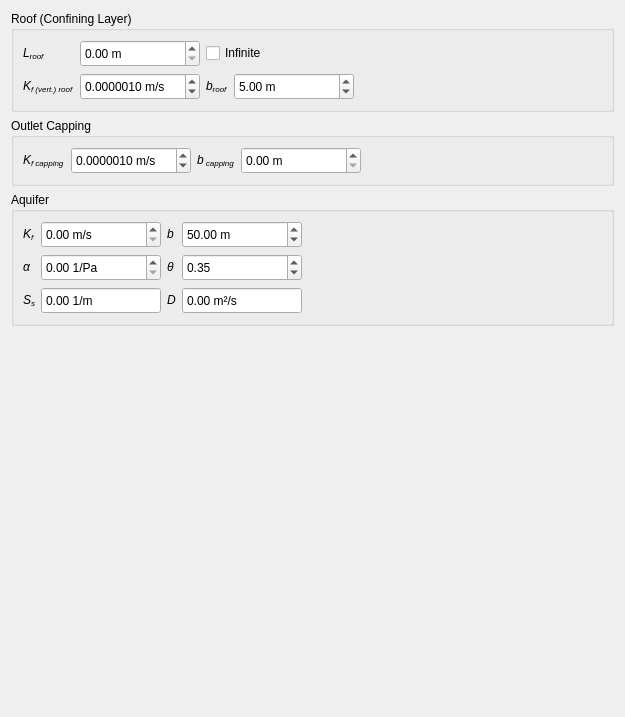
     <widget class="QWidget" name="page_3">
      <property name="geometry">
       <rect>
        <x>0</x>
        <y>0</y>
        <width>625</width>
        <height>717</height>
       </rect>
      </property>
      <attribute name="label">
       <string>Xia et al. 2007</string>
      </attribute>
      <layout class="QGridLayout" name="gridLayout_9">
       <item row="0" column="0">
        <widget class="QGroupBox" name="groupBox_3">
         <property name="font">
          <font>
           <italic>false</italic>
          </font>
         </property>
         <property name="title">
          <string>Roof (Confining Layer)</string>
         </property>
         <layout class="QGridLayout" name="gridLayout_8">
          <item row="1" column="1">
           <widget class="SpinBox" name="sb_xia_kf_roof">
            <property name="minimumSize">
             <size>
              <width>120</width>
              <height>27</height>
             </size>
            </property>
            <property name="font">
             <font>
              <weight>50</weight>
              <italic>false</italic>
              <bold>false</bold>
             </font>
            </property>
            <property name="toolTip">
             <string>&lt;html&gt;&lt;head/&gt;&lt;body&gt;&lt;p&gt;Vertical hydraulic conductivity of the aquifer's roof [m/2]&lt;/p&gt;&lt;/body&gt;&lt;/html&gt;</string>
            </property>
            <property name="suffix">
             <string> m/s</string>
            </property>
            <property name="decimals">
             <number>7</number>
            </property>
            <property name="maximum">
             <double>1.000000000000000</double>
            </property>
            <property name="singleStep">
             <double>0.050000000000000</double>
            </property>
            <property name="value">
             <double>0.000001000000000</double>
            </property>
           </widget>
          </item>
          <item row="1" column="3">
           <widget class="QDoubleSpinBox" name="sb_xia_b_roof">
            <property name="minimumSize">
             <size>
              <width>120</width>
              <height>27</height>
             </size>
            </property>
            <property name="font">
             <font>
              <weight>50</weight>
              <italic>false</italic>
              <bold>false</bold>
             </font>
            </property>
            <property name="toolTip">
             <string>&lt;html&gt;&lt;head/&gt;&lt;body&gt;&lt;p&gt;Thickness of the aquifer's roof [m]&lt;/p&gt;&lt;/body&gt;&lt;/html&gt;</string>
            </property>
            <property name="suffix">
             <string> m</string>
            </property>
            <property name="decimals">
             <number>2</number>
            </property>
            <property name="maximum">
             <double>1000.000000000000000</double>
            </property>
            <property name="singleStep">
             <double>0.100000000000000</double>
            </property>
            <property name="value">
             <double>5.000000000000000</double>
            </property>
           </widget>
          </item>
          <item row="0" column="1">
           <widget class="QDoubleSpinBox" name="sb_xia_L_roof">
            <property name="minimumSize">
             <size>
              <width>120</width>
              <height>27</height>
             </size>
            </property>
            <property name="font">
             <font>
              <weight>50</weight>
              <italic>false</italic>
              <bold>false</bold>
             </font>
            </property>
            <property name="toolTip">
             <string>&lt;html&gt;&lt;head/&gt;&lt;body&gt;&lt;p&gt;The length &lt;span style=&quot; font-style:italic;&quot;&gt;L&lt;/span&gt;&lt;span style=&quot; font-style:italic; vertical-align:sub;&quot;&gt;roof  &lt;/span&gt;of the part of the aquifer that extends under the sea [m]&lt;/p&gt;&lt;/body&gt;&lt;/html&gt;</string>
            </property>
            <property name="suffix">
             <string> m</string>
            </property>
            <property name="decimals">
             <number>2</number>
            </property>
            <property name="minimum">
             <double>0.000000000000000</double>
            </property>
            <property name="maximum">
             <double>10000.000000000000000</double>
            </property>
            <property name="singleStep">
             <double>0.500000000000000</double>
            </property>
           </widget>
          </item>
          <item row="1" column="2">
           <widget class="QLabel" name="label_16">
            <property name="maximumSize">
             <size>
              <width>60</width>
              <height>16777215</height>
             </size>
            </property>
            <property name="font">
             <font>
              <weight>50</weight>
              <italic>false</italic>
              <bold>false</bold>
             </font>
            </property>
            <property name="text">
             <string>&lt;html&gt;&lt;head/&gt;&lt;body&gt;&lt;p&gt;&lt;span style=&quot; font-style:italic;&quot;&gt;b&lt;/span&gt;&lt;span style=&quot; font-style:italic; vertical-align:sub;&quot;&gt;roof&lt;/span&gt;&lt;/p&gt;&lt;/body&gt;&lt;/html&gt;</string>
            </property>
            <property name="buddy">
             <cstring>sb_xia_b_roof</cstring>
            </property>
           </widget>
          </item>
          <item row="0" column="0">
           <widget class="QLabel" name="label_11">
            <property name="font">
             <font>
              <weight>50</weight>
              <italic>false</italic>
              <bold>false</bold>
             </font>
            </property>
            <property name="text">
             <string>&lt;html&gt;&lt;head/&gt;&lt;body&gt;&lt;p&gt;&lt;span style=&quot; font-style:italic;&quot;&gt;L&lt;/span&gt;&lt;span style=&quot; font-style:italic; vertical-align:sub;&quot;&gt;roof&lt;/span&gt;&lt;/p&gt;&lt;/body&gt;&lt;/html&gt;</string>
            </property>
            <property name="buddy">
             <cstring>sb_xia_L_roof</cstring>
            </property>
           </widget>
          </item>
          <item row="0" column="2" colspan="2">
           <widget class="QCheckBox" name="cb_xia_inf_L">
            <property name="font">
             <font>
              <weight>50</weight>
              <italic>false</italic>
              <bold>false</bold>
             </font>
            </property>
            <property name="toolTip">
             <string>&lt;html&gt;&lt;head/&gt;&lt;body&gt;&lt;p&gt;Sets the value of the &lt;span style=&quot; font-style:italic;&quot;&gt;L&lt;/span&gt;&lt;span style=&quot; font-style:italic; vertical-align:sub;&quot;&gt;roof&lt;/span&gt; parameter to infinity. The aquifer infinitely extending under the sea. For more details see the publication of Xia et al. 2007&lt;/p&gt;&lt;/body&gt;&lt;/html&gt;</string>
            </property>
            <property name="text">
             <string>Infinite</string>
            </property>
           </widget>
          </item>
          <item row="1" column="0">
           <widget class="QLabel" name="label_15">
            <property name="maximumSize">
             <size>
              <width>60</width>
              <height>16777215</height>
             </size>
            </property>
            <property name="font">
             <font>
              <weight>50</weight>
              <italic>false</italic>
              <bold>false</bold>
             </font>
            </property>
            <property name="text">
             <string>&lt;html&gt;&lt;head/&gt;&lt;body&gt;&lt;p&gt;&lt;span style=&quot; font-style:italic;&quot;&gt;K&lt;/span&gt;&lt;span style=&quot; font-style:italic; vertical-align:sub;&quot;&gt;f (vert.) roof&lt;/span&gt;&lt;/p&gt;&lt;/body&gt;&lt;/html&gt;</string>
            </property>
            <property name="buddy">
             <cstring>sb_xia_kf_roof</cstring>
            </property>
           </widget>
          </item>
          <item row="1" column="4">
           <spacer name="horizontalSpacer_7">
            <property name="orientation">
             <enum>Qt::Horizontal</enum>
            </property>
            <property name="sizeHint" stdset="0">
             <size>
              <width>40</width>
              <height>20</height>
             </size>
            </property>
           </spacer>
          </item>
         </layout>
        </widget>
       </item>
       <item row="3" column="0">
        <spacer name="verticalSpacer_3">
         <property name="orientation">
          <enum>Qt::Vertical</enum>
         </property>
         <property name="sizeHint" stdset="0">
          <size>
           <width>20</width>
           <height>40</height>
          </size>
         </property>
        </spacer>
       </item>
       <item row="1" column="0">
        <widget class="QGroupBox" name="groupBox_5">
         <property name="font">
          <font>
           <italic>false</italic>
          </font>
         </property>
         <property name="title">
          <string>Outlet Capping</string>
         </property>
         <layout class="QGridLayout" name="gridLayout_7">
          <item row="0" column="0">
           <widget class="QLabel" name="label_20">
            <property name="maximumSize">
             <size>
              <width>60</width>
              <height>16777215</height>
             </size>
            </property>
            <property name="font">
             <font>
              <weight>50</weight>
              <italic>false</italic>
              <bold>false</bold>
             </font>
            </property>
            <property name="text">
             <string>&lt;html&gt;&lt;head/&gt;&lt;body&gt;&lt;p&gt;&lt;span style=&quot; font-style:italic;&quot;&gt;K&lt;/span&gt;&lt;span style=&quot; font-style:italic; vertical-align:sub;&quot;&gt;f capping&lt;/span&gt;&lt;/p&gt;&lt;/body&gt;&lt;/html&gt;</string>
            </property>
            <property name="buddy">
             <cstring>sb_xia_kf_cap</cstring>
            </property>
           </widget>
          </item>
          <item row="0" column="3">
           <widget class="QDoubleSpinBox" name="sb_xia_b_cap">
            <property name="minimumSize">
             <size>
              <width>120</width>
              <height>27</height>
             </size>
            </property>
            <property name="font">
             <font>
              <weight>50</weight>
              <italic>false</italic>
              <bold>false</bold>
             </font>
            </property>
            <property name="toolTip">
             <string>&lt;html&gt;&lt;head/&gt;&lt;body&gt;&lt;p&gt;Thickness of the aquifer's outlet-capping [m]&lt;/p&gt;&lt;/body&gt;&lt;/html&gt;</string>
            </property>
            <property name="suffix">
             <string> m</string>
            </property>
            <property name="decimals">
             <number>2</number>
            </property>
            <property name="maximum">
             <double>1.000000000000000</double>
            </property>
            <property name="singleStep">
             <double>0.050000000000000</double>
            </property>
           </widget>
          </item>
          <item row="0" column="2">
           <widget class="QLabel" name="label_21">
            <property name="maximumSize">
             <size>
              <width>60</width>
              <height>16777215</height>
             </size>
            </property>
            <property name="font">
             <font>
              <weight>50</weight>
              <italic>false</italic>
              <bold>false</bold>
             </font>
            </property>
            <property name="text">
             <string>&lt;html&gt;&lt;head/&gt;&lt;body&gt;&lt;p&gt;&lt;span style=&quot; font-style:italic;&quot;&gt;b&lt;/span&gt;&lt;span style=&quot; font-style:italic; vertical-align:sub;&quot;&gt; capping&lt;/span&gt;&lt;/p&gt;&lt;/body&gt;&lt;/html&gt;</string>
            </property>
            <property name="buddy">
             <cstring>sb_xia_b_cap</cstring>
            </property>
           </widget>
          </item>
          <item row="0" column="1">
           <widget class="SpinBox" name="sb_xia_kf_cap">
            <property name="minimumSize">
             <size>
              <width>120</width>
              <height>27</height>
             </size>
            </property>
            <property name="font">
             <font>
              <weight>50</weight>
              <italic>false</italic>
              <bold>false</bold>
             </font>
            </property>
            <property name="toolTip">
             <string>&lt;html&gt;&lt;head/&gt;&lt;body&gt;&lt;p&gt;Permeability of the outlet-capping [m/s]&lt;/p&gt;&lt;/body&gt;&lt;/html&gt;</string>
            </property>
            <property name="suffix">
             <string> m/s</string>
            </property>
            <property name="decimals">
             <number>7</number>
            </property>
            <property name="maximum">
             <double>1.000000000000000</double>
            </property>
            <property name="singleStep">
             <double>0.050000000000000</double>
            </property>
            <property name="value">
             <double>0.000001000000000</double>
            </property>
           </widget>
          </item>
          <item row="0" column="4">
           <spacer name="horizontalSpacer_8">
            <property name="orientation">
             <enum>Qt::Horizontal</enum>
            </property>
            <property name="sizeHint" stdset="0">
             <size>
              <width>40</width>
              <height>20</height>
             </size>
            </property>
           </spacer>
          </item>
         </layout>
        </widget>
       </item>
       <item row="2" column="0">
        <widget class="QGroupBox" name="groupBox_4">
         <property name="font">
          <font>
           <italic>false</italic>
          </font>
         </property>
         <property name="title">
          <string>Aquifer</string>
         </property>
         <layout class="QGridLayout" name="gridLayout_6">
          <item row="2" column="2">
           <widget class="QLabel" name="label_27">
            <property name="maximumSize">
             <size>
              <width>60</width>
              <height>16777215</height>
             </size>
            </property>
            <property name="font">
             <font>
              <weight>50</weight>
              <italic>false</italic>
              <bold>false</bold>
             </font>
            </property>
            <property name="toolTip">
             <string>&lt;html&gt;&lt;head/&gt;&lt;body&gt;&lt;p&gt;Diffusivity &lt;span style=&quot; font-style:italic;&quot;&gt;D&lt;/span&gt; of the aquifer [m&lt;span style=&quot; vertical-align:super;&quot;&gt;2&lt;/span&gt;/s]&lt;/p&gt;&lt;p&gt;&lt;br/&gt;&lt;/p&gt;&lt;p&gt;&lt;span style=&quot; font-style:italic;&quot;&gt;D = T / S = K&lt;/span&gt;&lt;span style=&quot; font-style:italic; vertical-align:sub;&quot;&gt;f&lt;/span&gt;&lt;span style=&quot; font-style:italic;&quot;&gt; / S&lt;/span&gt;&lt;span style=&quot; font-style:italic; vertical-align:sub;&quot;&gt;s&lt;/span&gt;&lt;/p&gt;&lt;/body&gt;&lt;/html&gt;</string>
            </property>
            <property name="text">
             <string>&lt;html&gt;&lt;head/&gt;&lt;body&gt;&lt;p&gt;&lt;span style=&quot; font-style:italic;&quot;&gt;D&lt;/span&gt;&lt;/p&gt;&lt;/body&gt;&lt;/html&gt;</string>
            </property>
            <property name="buddy">
             <cstring>sb_xia_D</cstring>
            </property>
           </widget>
          </item>
          <item row="1" column="0">
           <widget class="QLabel" name="label_8">
            <property name="maximumSize">
             <size>
              <width>60</width>
              <height>16777215</height>
             </size>
            </property>
            <property name="font">
             <font>
              <weight>50</weight>
              <italic>false</italic>
              <bold>false</bold>
             </font>
            </property>
            <property name="toolTip">
             <string>&lt;html&gt;&lt;head/&gt;&lt;body&gt;&lt;p&gt;Compressibility of the confined aquifer's skeleton [m*s&lt;span style=&quot; vertical-align:super;&quot;&gt;2&lt;/span&gt;/kg]&lt;/p&gt;&lt;p&gt;&lt;br/&gt;&lt;/p&gt;&lt;/body&gt;&lt;/html&gt;</string>
            </property>
            <property name="text">
             <string>&lt;html&gt;&lt;head/&gt;&lt;body&gt;&lt;p&gt;&lt;span style=&quot; font-style:italic;&quot;&gt;α&lt;/span&gt;&lt;/p&gt;&lt;/body&gt;&lt;/html&gt;</string>
            </property>
            <property name="buddy">
             <cstring>sb_xia_a_aq</cstring>
            </property>
           </widget>
          </item>
          <item row="0" column="0">
           <widget class="QLabel" name="label_18">
            <property name="maximumSize">
             <size>
              <width>60</width>
              <height>16777215</height>
             </size>
            </property>
            <property name="font">
             <font>
              <weight>50</weight>
              <italic>false</italic>
              <bold>false</bold>
             </font>
            </property>
            <property name="text">
             <string>&lt;html&gt;&lt;head/&gt;&lt;body&gt;&lt;p&gt;&lt;span style=&quot; font-style:italic;&quot;&gt;K&lt;/span&gt;&lt;span style=&quot; font-style:italic; vertical-align:sub;&quot;&gt;f&lt;/span&gt;&lt;/p&gt;&lt;/body&gt;&lt;/html&gt;</string>
            </property>
            <property name="buddy">
             <cstring>sb_xia_kf_aq</cstring>
            </property>
           </widget>
          </item>
          <item row="1" column="1">
           <widget class="SpinBox" name="sb_xia_a_aq">
            <property name="minimumSize">
             <size>
              <width>120</width>
              <height>27</height>
             </size>
            </property>
            <property name="maximumSize">
             <size>
              <width>100</width>
              <height>16777215</height>
             </size>
            </property>
            <property name="font">
             <font>
              <weight>50</weight>
              <italic>false</italic>
              <bold>false</bold>
             </font>
            </property>
            <property name="toolTip">
             <string>&lt;html&gt;&lt;head/&gt;&lt;body&gt;&lt;p&gt;Compressibility of the skeleton of a confined aquifer. Used for calculation of the Specific Storage &lt;span style=&quot; font-style:italic;&quot;&gt;S&lt;/span&gt;&lt;span style=&quot; font-style:italic; vertical-align:sub;&quot;&gt;s&lt;/span&gt;&lt;span style=&quot; font-style:italic;&quot;&gt;. &lt;/span&gt;Units: [Pa&lt;span style=&quot; vertical-align:super;&quot;&gt;-1&lt;/span&gt;]&lt;/p&gt;&lt;/body&gt;&lt;/html&gt;</string>
            </property>
            <property name="suffix">
             <string> 1/Pa</string>
            </property>
            <property name="decimals">
             <number>2</number>
            </property>
            <property name="maximum">
             <double>1.000000000000000</double>
            </property>
            <property name="value">
             <double>0.000000000000000</double>
            </property>
           </widget>
          </item>
          <item row="0" column="1">
           <widget class="SpinBox" name="sb_xia_kf_aq">
            <property name="minimumSize">
             <size>
              <width>120</width>
              <height>27</height>
             </size>
            </property>
            <property name="maximumSize">
             <size>
              <width>100</width>
              <height>16777215</height>
             </size>
            </property>
            <property name="font">
             <font>
              <weight>50</weight>
              <italic>false</italic>
              <bold>false</bold>
             </font>
            </property>
            <property name="suffix">
             <string> m/s</string>
            </property>
            <property name="decimals">
             <number>2</number>
            </property>
            <property name="minimum">
             <double>0.000000000000000</double>
            </property>
            <property name="maximum">
             <double>1.000000000000000</double>
            </property>
            <property name="singleStep">
             <double>0.000001000000000</double>
            </property>
            <property name="value">
             <double>0.000000000000000</double>
            </property>
           </widget>
          </item>
          <item row="2" column="1">
           <widget class="SpinBox" name="sb_xia_Ss">
            <property name="minimumSize">
             <size>
              <width>120</width>
              <height>27</height>
             </size>
            </property>
            <property name="maximumSize">
             <size>
              <width>100</width>
              <height>16777215</height>
             </size>
            </property>
            <property name="font">
             <font>
              <weight>50</weight>
              <italic>false</italic>
              <bold>false</bold>
             </font>
            </property>
            <property name="toolTip">
             <string>&lt;html&gt;&lt;head/&gt;&lt;body&gt;&lt;p&gt;Specific Storage &lt;span style=&quot; font-style:italic;&quot;&gt;S&lt;/span&gt;&lt;span style=&quot; font-style:italic; vertical-align:sub;&quot;&gt;s&lt;/span&gt; of the aquifer [1/m]&lt;/p&gt;&lt;p&gt;&lt;br/&gt;Is calculated as follows:&lt;/p&gt;&lt;p&gt;&lt;span style=&quot; font-style:italic;&quot;&gt;S&lt;/span&gt;&lt;span style=&quot; font-style:italic; vertical-align:sub;&quot;&gt;s&lt;/span&gt;&lt;span style=&quot; font-style:italic;&quot;&gt; = ρ&lt;/span&gt;&lt;span style=&quot; font-style:italic; vertical-align:sub;&quot;&gt;water&lt;/span&gt;&lt;span style=&quot; font-style:italic;&quot;&gt;*g*(α + β*θ),&lt;/span&gt;&lt;/p&gt;&lt;p&gt;where:&lt;/p&gt;&lt;p&gt;&lt;span style=&quot; font-style:italic;&quot;&gt;ρ&lt;/span&gt;&lt;span style=&quot; font-style:italic; vertical-align:sub;&quot;&gt;water&lt;/span&gt;&lt;span style=&quot; vertical-align:sub;&quot;/&gt;= 1000 kg/m&lt;span style=&quot; vertical-align:super;&quot;&gt;3 &lt;/span&gt;(groundwater density)&lt;/p&gt;&lt;p&gt;&lt;span style=&quot; font-style:italic;&quot;&gt;g&lt;/span&gt; = 9.81 m/s&lt;span style=&quot; vertical-align:super;&quot;&gt;2 &lt;/span&gt;(acceleration of free fall)&lt;/p&gt;&lt;p&gt;&lt;span style=&quot; font-style:italic;&quot;&gt;β&lt;/span&gt; = 4.8e&lt;span style=&quot; vertical-align:super;&quot;&gt;-10 &lt;/span&gt;Pa&lt;span style=&quot; vertical-align:super;&quot;&gt;-1&lt;/span&gt; (grondwater compressibility)&lt;/p&gt;&lt;p&gt;&lt;span style=&quot; font-style:italic;&quot;&gt;α&lt;/span&gt; [Pa&lt;span style=&quot; vertical-align:super;&quot;&gt;-1&lt;/span&gt;] (aquifer's skeleton compressibility)&lt;/p&gt;&lt;p&gt;&lt;span style=&quot; font-style:italic;&quot;&gt;θ&lt;/span&gt; [-] (aquifer's porosity)&lt;/p&gt;&lt;/body&gt;&lt;/html&gt;</string>
            </property>
            <property name="readOnly">
             <bool>true</bool>
            </property>
            <property name="buttonSymbols">
             <enum>QAbstractSpinBox::NoButtons</enum>
            </property>
            <property name="keyboardTracking">
             <bool>false</bool>
            </property>
            <property name="suffix">
             <string> 1/m</string>
            </property>
            <property name="decimals">
             <number>2</number>
            </property>
            <property name="maximum">
             <double>999999.989999999990687</double>
            </property>
            <property name="singleStep">
             <double>0.000000000000000</double>
            </property>
           </widget>
          </item>
          <item row="2" column="0">
           <widget class="QLabel" name="label_14">
            <property name="maximumSize">
             <size>
              <width>60</width>
              <height>16777215</height>
             </size>
            </property>
            <property name="font">
             <font>
              <weight>50</weight>
              <italic>false</italic>
              <bold>false</bold>
             </font>
            </property>
            <property name="toolTip">
             <string>&lt;html&gt;&lt;head/&gt;&lt;body&gt;&lt;p&gt;Specific storage of the aquifer [1/m]&lt;/p&gt;&lt;p&gt;&lt;br/&gt;&lt;/p&gt;&lt;p&gt;&lt;span style=&quot; font-style:italic;&quot;&gt;S&lt;/span&gt;&lt;span style=&quot; font-style:italic; vertical-align:sub;&quot;&gt;s&lt;/span&gt;&lt;span style=&quot; font-style:italic;&quot;&gt; = rho_water*g*(alpha + beta*theta)&lt;/span&gt;&lt;/p&gt;&lt;/body&gt;&lt;/html&gt;</string>
            </property>
            <property name="text">
             <string>&lt;html&gt;&lt;head/&gt;&lt;body&gt;&lt;p&gt;&lt;span style=&quot; font-style:italic;&quot;&gt;S&lt;/span&gt;&lt;span style=&quot; font-style:italic; vertical-align:sub;&quot;&gt;s&lt;/span&gt;&lt;/p&gt;&lt;/body&gt;&lt;/html&gt;</string>
            </property>
            <property name="buddy">
             <cstring>sb_xia_Ss</cstring>
            </property>
           </widget>
          </item>
          <item row="2" column="3">
           <widget class="SpinBox" name="sb_xia_D">
            <property name="minimumSize">
             <size>
              <width>120</width>
              <height>27</height>
             </size>
            </property>
            <property name="maximumSize">
             <size>
              <width>100</width>
              <height>16777215</height>
             </size>
            </property>
            <property name="font">
             <font>
              <weight>50</weight>
              <italic>false</italic>
              <bold>false</bold>
             </font>
            </property>
            <property name="toolTip">
             <string>&lt;html&gt;&lt;head/&gt;&lt;body&gt;&lt;p&gt;Diffusivity &lt;span style=&quot; font-style:italic;&quot;&gt;D&lt;/span&gt; of the aquifer [m²/s]&lt;/p&gt;&lt;p&gt;&lt;br/&gt;&lt;/p&gt;&lt;p&gt;Is calculated as follows:&lt;/p&gt;&lt;p&gt;&lt;span style=&quot; font-style:italic;&quot;&gt;D = K&lt;/span&gt;&lt;span style=&quot; font-style:italic; vertical-align:sub;&quot;&gt;f&lt;/span&gt;&lt;span style=&quot; font-style:italic;&quot;&gt; / S&lt;/span&gt;&lt;span style=&quot; font-style:italic; vertical-align:sub;&quot;&gt;s&lt;/span&gt;&lt;/p&gt;&lt;/body&gt;&lt;/html&gt;</string>
            </property>
            <property name="readOnly">
             <bool>true</bool>
            </property>
            <property name="buttonSymbols">
             <enum>QAbstractSpinBox::NoButtons</enum>
            </property>
            <property name="keyboardTracking">
             <bool>false</bool>
            </property>
            <property name="suffix">
             <string> m²/s</string>
            </property>
            <property name="decimals">
             <number>2</number>
            </property>
            <property name="maximum">
             <double>99999.990000000005239</double>
            </property>
            <property name="singleStep">
             <double>0.000000000000000</double>
            </property>
           </widget>
          </item>
          <item row="1" column="2">
           <widget class="QLabel" name="label_10">
            <property name="maximumSize">
             <size>
              <width>60</width>
              <height>16777215</height>
             </size>
            </property>
            <property name="font">
             <font>
              <weight>50</weight>
              <italic>false</italic>
              <bold>false</bold>
             </font>
            </property>
            <property name="toolTip">
             <string>&lt;html&gt;&lt;head/&gt;&lt;body&gt;&lt;p&gt;Porosity (dimensionless) of the aquifer&lt;/p&gt;&lt;/body&gt;&lt;/html&gt;</string>
            </property>
            <property name="text">
             <string>&lt;html&gt;&lt;head/&gt;&lt;body&gt;&lt;p&gt;&lt;span style=&quot; font-style:italic;&quot;&gt;θ&lt;/span&gt;&lt;/p&gt;&lt;/body&gt;&lt;/html&gt;</string>
            </property>
            <property name="buddy">
             <cstring>sb_xia_ne_aq</cstring>
            </property>
           </widget>
          </item>
          <item row="0" column="2">
           <widget class="QLabel" name="label_19">
            <property name="maximumSize">
             <size>
              <width>60</width>
              <height>16777215</height>
             </size>
            </property>
            <property name="font">
             <font>
              <weight>50</weight>
              <italic>false</italic>
              <bold>false</bold>
             </font>
            </property>
            <property name="text">
             <string>&lt;html&gt;&lt;head/&gt;&lt;body&gt;&lt;p&gt;&lt;span style=&quot; font-style:italic;&quot;&gt;b&lt;/span&gt;&lt;/p&gt;&lt;/body&gt;&lt;/html&gt;</string>
            </property>
            <property name="buddy">
             <cstring>sb_xia_b_aq</cstring>
            </property>
           </widget>
          </item>
          <item row="1" column="3">
           <widget class="QDoubleSpinBox" name="sb_xia_ne_aq">
            <property name="minimumSize">
             <size>
              <width>120</width>
              <height>27</height>
             </size>
            </property>
            <property name="maximumSize">
             <size>
              <width>200</width>
              <height>16777215</height>
             </size>
            </property>
            <property name="font">
             <font>
              <weight>50</weight>
              <italic>false</italic>
              <bold>false</bold>
             </font>
            </property>
            <property name="toolTip">
             <string>&lt;html&gt;&lt;head/&gt;&lt;body&gt;&lt;p&gt;Porosity of the aquifer. Used for calculation of Specific Storage &lt;span style=&quot; font-style:italic;&quot;&gt;S&lt;/span&gt;&lt;span style=&quot; font-style:italic; vertical-align:sub;&quot;&gt;s&lt;/span&gt;&lt;span style=&quot; font-style:italic;&quot;&gt;. &lt;/span&gt;Units:  [dimensionless]&lt;/p&gt;&lt;/body&gt;&lt;/html&gt;</string>
            </property>
            <property name="decimals">
             <number>2</number>
            </property>
            <property name="maximum">
             <double>1.000000000000000</double>
            </property>
            <property name="singleStep">
             <double>0.010000000000000</double>
            </property>
            <property name="value">
             <double>0.350000000000000</double>
            </property>
           </widget>
          </item>
          <item row="0" column="3">
           <widget class="QDoubleSpinBox" name="sb_xia_b_aq">
            <property name="minimumSize">
             <size>
              <width>120</width>
              <height>27</height>
             </size>
            </property>
            <property name="maximumSize">
             <size>
              <width>200</width>
              <height>16777215</height>
             </size>
            </property>
            <property name="font">
             <font>
              <weight>50</weight>
              <italic>false</italic>
              <bold>false</bold>
             </font>
            </property>
            <property name="suffix">
             <string> m</string>
            </property>
            <property name="decimals">
             <number>2</number>
            </property>
            <property name="maximum">
             <double>10000.000000000000000</double>
            </property>
            <property name="singleStep">
             <double>1.000000000000000</double>
            </property>
            <property name="value">
             <double>50.000000000000000</double>
            </property>
           </widget>
          </item>
          <item row="1" column="4">
           <spacer name="horizontalSpacer_9">
            <property name="orientation">
             <enum>Qt::Horizontal</enum>
            </property>
            <property name="sizeHint" stdset="0">
             <size>
              <width>40</width>
              <height>20</height>
             </size>
            </property>
           </spacer>
          </item>
         </layout>
        </widget>
       </item>
      </layout>
     </widget>
